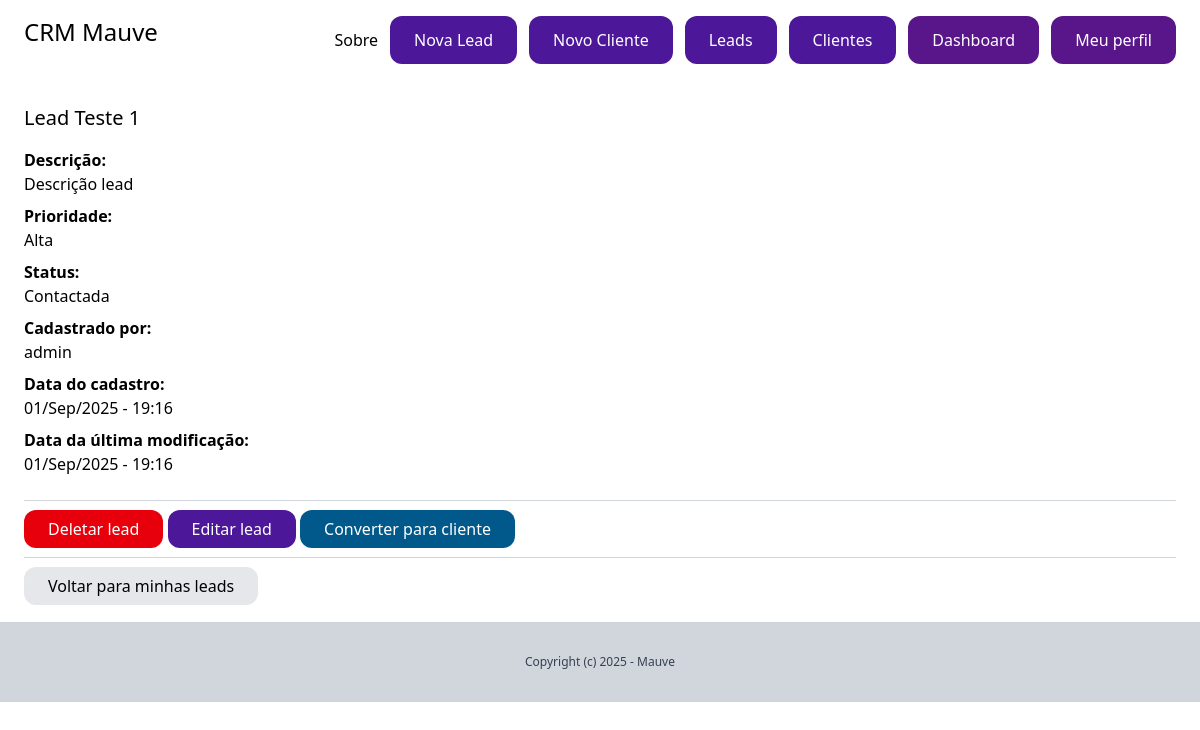
The app's page /dashboard/leads/6/ (signed in) with its own data.
### lead/models.py (models this page shows, shortened)
class Lead(models.Model):
    LOW = 'baixa'
    MEDIUM = 'media'
    HIGH = 'alta'
    CHOICES_PRIORITY = [
        (LOW, 'Baixa'),
        (MEDIUM, 'Média'),
        (HIGH, 'Alta')
    ]
    NOVO = 'novo'
    CONT = 'contactada'
    CONV = 'convertida'
    PERD = 'perdida'
    CHOICES_STATUS = [
        (NOVO, 'Novo'),
        (CONT, 'Contactada'),
        (CONV, 'Convertida'),
        (PERD, 'Perdida'),
    ]
    team = models.ForeignKey(Team, related_name='leads', on_delete=models.CASCADE)
    nome = models.CharField(max_length=255)
    email = models.EmailField()
    sobre = models.CharField(blank=True, null=True)
    prioridade = models.CharField(max_length=10, choices=CHOICES_PRIORITY, default=MEDIUM)
    status = models.CharField(max_length=10, choices=CHOICES_STATUS, default=NOVO)
    convertida_para_client = models.BooleanField(default=False)
    criada_por = models.ForeignKey(User, related_name='leads', on_delete=models.CASCADE)
    criada_em = models.DateTimeField(auto_now_add=True)
    modificada_em = models.DateTimeField(auto_now=True)
    class Meta:
        ordering = ('nome',)

### lead/views.py (the view)
# urls.py: path('<int:pk>/', views.sobre_lead, name='sobre_lead'),
@login_required
def sobre_lead(request, pk):
    lead = Lead.objects.filter(criada_por=request.user).get(pk=pk)
    return render(request, 'lead/sobre_lead.html', {
        'lead': lead
    })

### lead/templates/lead/sobre_lead.html (shortened to what this page needs)
{% extends 'core/base.html' %}
{% block content %}
    <div class="py-6 px-6">
        <h1 class="mb-4 text-xl">{{ lead.nome }}</h1>
        {% if lead.sobre %}
            <p class="font-semibold">Descrição:</p>
            <p class="mb-2">{{ lead.sobre }}</p>
        {% endif %}
        <p class="font-semibold">Prioridade:</p>
        <p class="mb-2">{{ lead.get_prioridade_display }}</p>
        <p class="font-semibold">Status:</p>
        <p class="mb-2">{{ lead.get_status_display }}</p>
        <p class="font-semibold">Cadastrado por:</p>
        <p class="mb-2">{{ lead.criada_por }}</p>
        <p class="font-semibold">Data do cadastro:</p>
        <p class="mb-2">{{ lead.criada_em|date:"d/M/Y - H:i" }}</p>
        <p class="font-semibold">Data da última modificação:</p>
        <p class="mb-6">{{ lead.modificada_em|date:"d/M/Y - H:i" }}</p>
        <hr class="my-4 text-gray-300">
            <a href="{% url 'deletar_lead' lead.id %}" class="py-2 px-6 bg-red-600 text-white rounded-xl hover:bg-red-700">Deletar lead</a>
            <a href="{% url 'editar_lead' lead.id %}" class="py-2 px-6 bg-violet-900 text-white rounded-xl hover:bg-violet-600">Editar lead</a>
            <a href="{% url 'converter_lead' lead.id %}" class="py-2 px-6 bg-sky-800 text-white rounded-xl hover:bg-sky-700">Converter para cliente</a>
        <hr class="my-4 text-gray-300">
        <a href="{% url 'leads_lista' %}" class="py-2 px-6 bg-gray-200 rounded-xl hover:bg-gray-300">Voltar para minhas leads</a>
    </div>
{% endblock %}

### records on screen
Lead: nome "Lead Teste 1", sobre "Descrição lead", prioridade "Alta", status "Contactada", criada_por "admin", criada_em "01/Sep/2025 - 19:16", modificada_em "01/Sep/2025 - 19:16"
